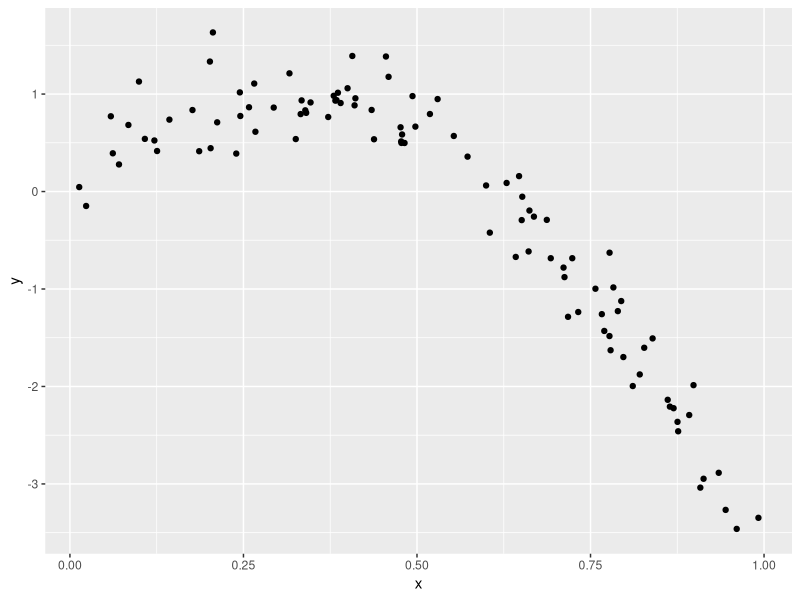
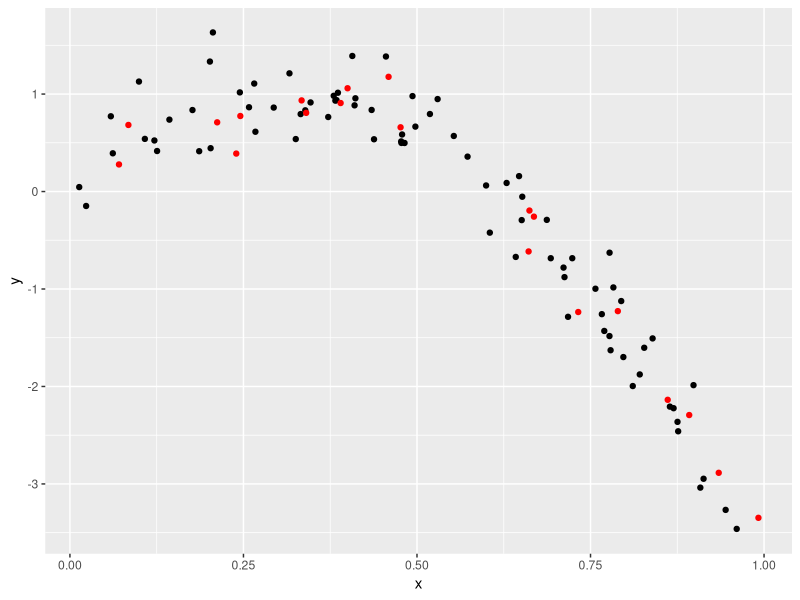
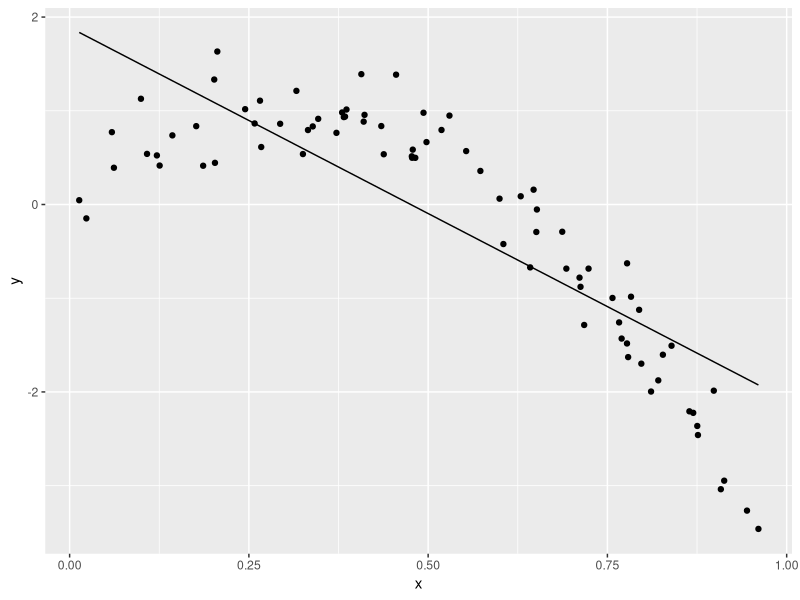
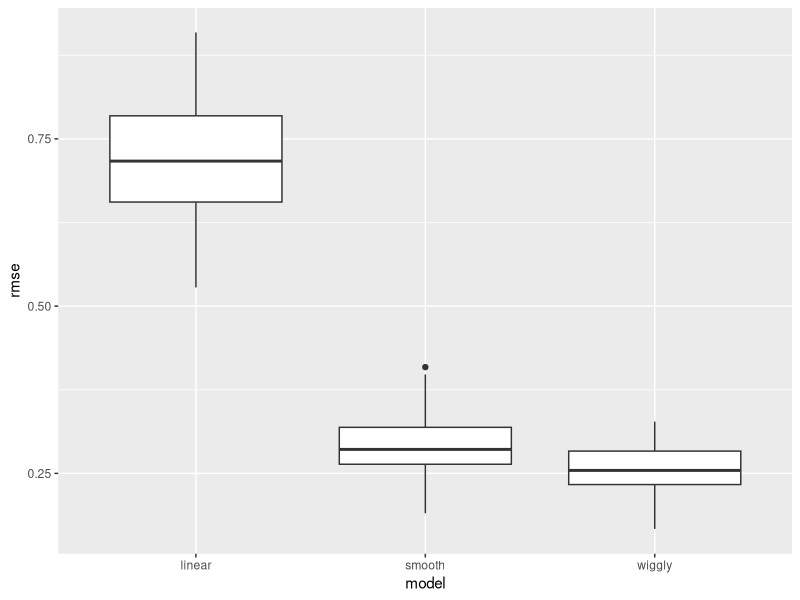

The R source for these figures, in order:
## ---- chunk 1
library(tidyverse)
library(viridis)
library(modelr)
library(mgcv)
## ---- chunk 2
set.seed(1)

nonlin_df = 
  tibble(
    id = 1:100,
    x = runif(100, 0, 1),
    y = 1 - 10 * (x - .3) ^ 2 + rnorm(100, 0, .3)
  )

nonlin_df %>% 
  ggplot(aes(x = x, y = y)) +
  geom_point()
## ---- chunk 3
train_df = sample_n(nonlin_df, 80) %>% arrange(id)
test_df = anti_join(nonlin_df, train_df, by = "id")

ggplot(train_df, aes(x = x, y = y)) +
  geom_point() +
  geom_point(data = test_df, color = "red")
## ---- chunk 4
linear_mod = lm(y ~ x, data = train_df)
smooth_mod = mgcv::gam(y ~ s(x), data = train_df)
wiggly_mod = mgcv::gam(y ~ s(x, k = 30), sp = 10e-6, data = train_df)
## ---- chunk 5
train_df %>% 
  add_predictions(linear_mod) %>% 
  ggplot(aes(x = x, y = y)) + 
  geom_point() +
  geom_line(aes(y = pred))
## ---- chunk 6
rmse(linear_mod, test_df)
rmse(smooth_mod, test_df)
rmse(wiggly_mod, test_df)
## ---- chunk 7
cv_df = 
  crossv_mc(nonlin_df, 100) %>% 
  mutate(
    train = map(train, as.tibble),
    test = map(test, as.tibble)
  )
## ---- chunk 8
cv_df = 
  cv_df %>% 
    mutate(
      linear_mod = map(.x = train, ~lm(y ~ x, data = .x)),
      smooth_mod = map(.x = train, ~gam(y ~ s(x), data = .x)),
      wiggly_mod = map(.x = train, ~gam(y ~ s(x, k = 30), sp = 10e-6, data = train_df))
    ) %>% 
    mutate(
      rmse_linear = map2_dbl(.x = linear_mod, .y = test, ~rmse(model = .x, data = .y)),
      rmse_smooth = map2_dbl(.x = smooth_mod, .y = test, ~rmse(model = .x, data = .y)),
      rmse_wiggly = map2_dbl(.x = wiggly_mod, .y = test, ~rmse(model = .x, data = .y))
    )
## ---- chunk 9
cv_df %>% 
  select(.id, starts_with("rmse")) %>% 
  pivot_longer(
    rmse_linear:rmse_wiggly,
    names_to = "model",
    values_to = "rmse",
    names_prefix = "rmse_"
  ) %>% 
  ggplot(aes(x = model, y = rmse)) +
  geom_boxplot()
